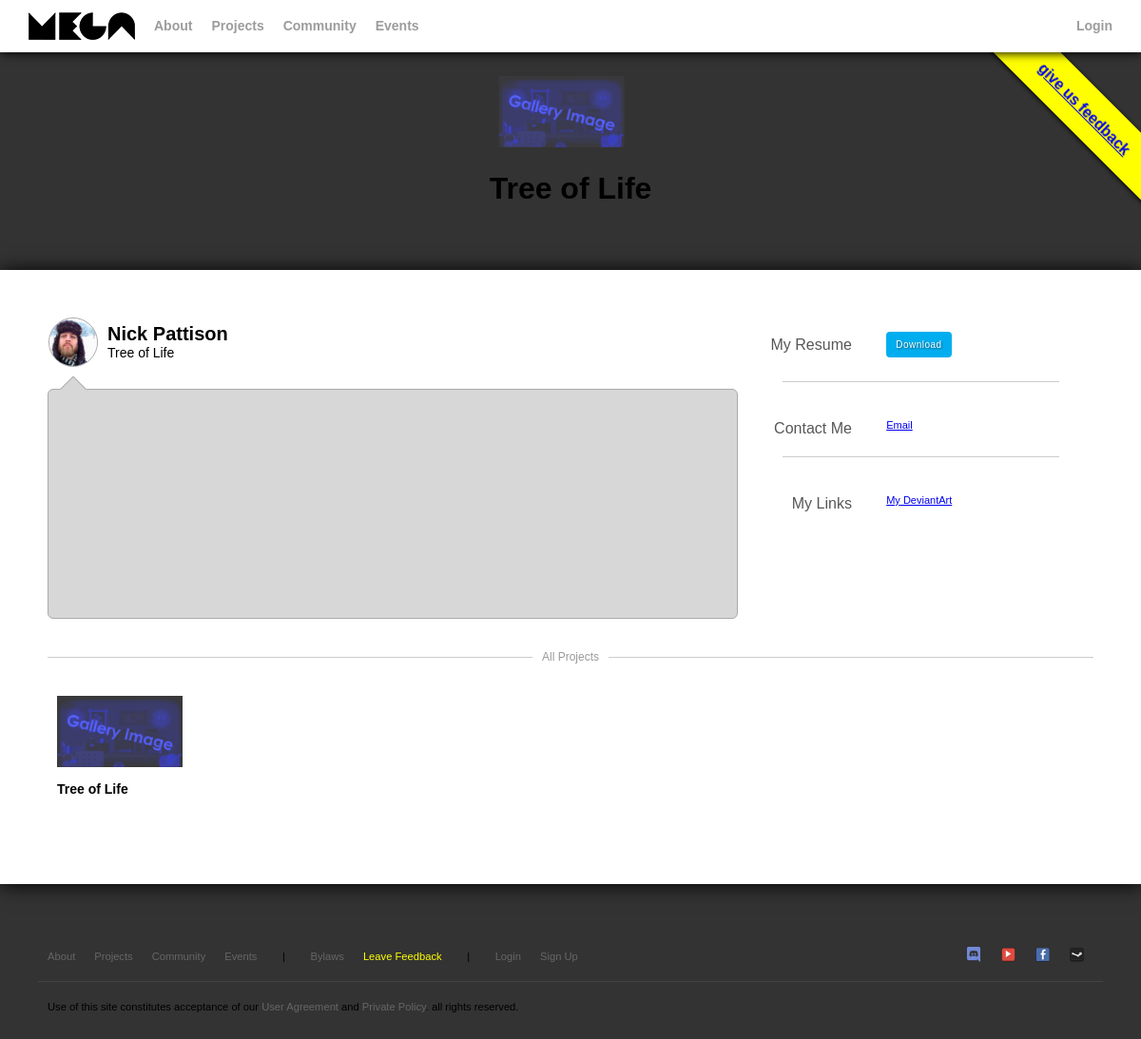
The page /profile.php on the database as committed earlier.
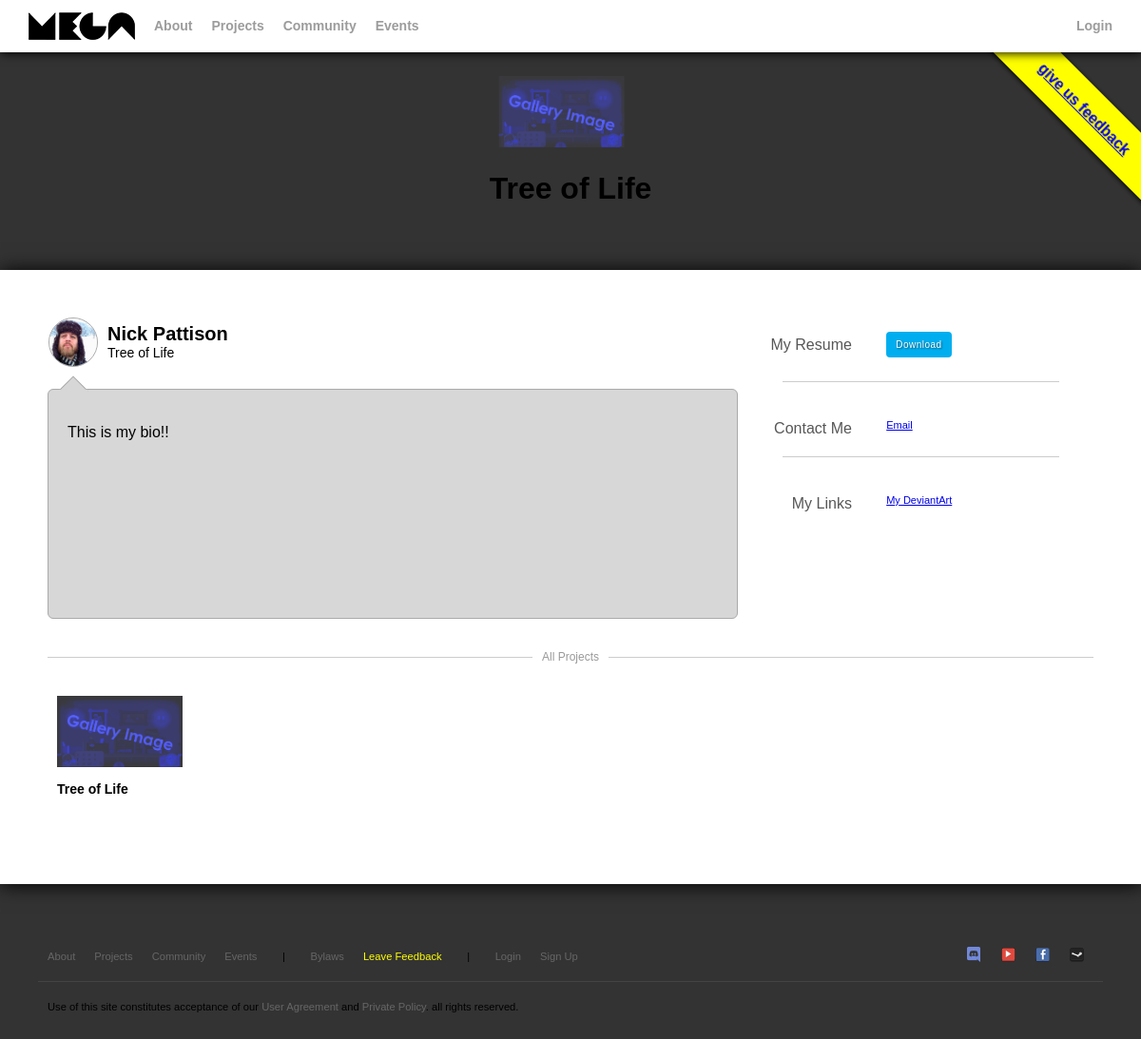
The same page on the database as committed later.
### tables this page shows
CREATE TABLE `users` (
  `id` int(11) NOT NULL,
  `alias` varchar(32) NOT NULL,
  `title` varchar(64) NOT NULL,
  `first` varchar(32) NOT NULL,
  `last` varchar(32) NOT NULL,
  `email` varchar(32) NOT NULL,
  `hash` varchar(64) NOT NULL,
  `date_signup` datetime NOT NULL DEFAULT CURRENT_TIMESTAMP,
  `is_approved` tinyint(1) NOT NULL DEFAULT '0' COMMENT 'Whether or not the user has been approved.',
  `is_admin` tinyint(1) NOT NULL DEFAULT '0' COMMENT 'Whether or not the user has admin rights.',
  `is_mod` tinyint(1) NOT NULL DEFAULT '0' COMMENT 'Whether or not the user has moderation rights.',
  `bio` text NOT NULL COMMENT 'Stores the user''s bio to be displayed on their profile page.',
  `resume` varchar(256) NOT NULL COMMENT 'Stores the URL to the user''s resume.',
  `avatar` varchar(256) NOT NULL COMMENT 'Stores the URL to the profile picture.'
);

### api/class.CoolDB.php (called while the page is built, shortened)
<?
class CoolDB {
    static $pdo;
    function connect(){
        if(empty(CoolDB::$pdo)) CoolDB::$pdo = new PDO(DB::HOST, DB::USER, DB::PASS);
        return CoolDB::$pdo ? true : false;
    }
    function query(string $query, array $params){
        $stmt = CoolDB::$pdo->prepare($query);
        $stmt->execute($params);
        $res = (array) $stmt->fetchAll(PDO::FETCH_ASSOC);
        return $res;
    }
}
?>

### api/class.User.php (called while the page is built, shortened)
<?
include_once "class.CoolDB.php";
class User {
    static function avatar($user):string{
        $default = "imgs/placeholder-avatar1.jpg";
        $email = "";
        if(is_array($user) && array_key_exists('email', $user)) $email = $user['email'];
        $url = "media/avatars/$email.png";
        return file_exists($url) ? $url : $default;
    }
}
?>

### profile.php (the view, shortened to what this page needs)
<?
include_once "includes/templates.php";
include_once "api/class.CoolDB.php";
$user_id = 1;
$sql = "SELECT * FROM `users` WHERE id=?";
$db = new CoolDB();
$user = $db->query($sql, array($user_id))[0];
$sql = "SELECT * FROM `profile_contacts` WHERE user_id=?";
$contacts = $db->query($sql, array($user_id));
$sql = "SELECT * FROM `profile_links` WHERE user_id=?";
$links = $db->query($sql, array($user_id));
$sql = "SELECT * FROM `projects` WHERE user_id=?";
$projects = $db->query($sql, array($user_id));
$avatar = User::avatar($user);
$first_name = $user["first"];
$last_name = $user["last"];
$title = $user["title"];
$bio = $user["bio"];
$resume = $user["resume"];
?>
        <div class="tray">
            <div class="carasol">
                <?
                    foreach($projects as $project){
                        $image = "imgs/placeholder-gallery-image.png";
                        $title = $project['title'];
                        echo "<div class='thumbnail'>";
                        echo "<img src=\"{$image}\">";
                        if(!empty($title)) echo "<h1>{$title}</h1>";
                        echo "</div>";
                    }
                ?>
            </div>
        </div>
        <div class="content">
            <article>
                <div class="creator">
                    <div class="avatar"><img src="<?=$avatar ?>"></div>
                    <h2><?=($first_name . " " . $last_name) ?></h2>
                    <h3><?=$title ?></h3>
                </div>
                <div class="bubble top">
                    <p><? echo $bio; ?></p>
                    <div class="arrow top-left">
                        <div class="blocker"></div>
                    </div>
                </div>
            </article>
            <aside>
                <div class="split">
                    <div>My Resume</div>
                    <div>
                        <a href="<?=$resume ?>" class="button">Download</a>
                    </div>
                </div>
                <div class="hr"></div>
                <div class="split">
                    <div>Contact Me</div>
                    <div>
                        <ul>
                            <? foreach($contacts as $contact){ ?>
                                <li><a href="<?=$contact["url"]?>" class="work"><?=$contact["text"]?></a></li>
                            <? } ?>
                        </ul>
                    </div>
                </div>
                <div class="hr"></div>
                <div class="split">
                    <div>My Links</div>
                    <div>
                        <ul>
                            <? foreach($links as $link){ ?>
                                <li><a href="<?=$link["url"]?>" class="work"><?=$link["text"]?></a></li>
                            <? } ?>
                        </ul>
                    </div>
                </div>
            </aside>
            <section id="allProjectsSection">
                <div class="hr text"><h3><span>All Projects</span></h3></div>
                <div class="more">
                    <?
                    foreach($projects as $project){
                        $image = "imgs/placeholder-gallery-image.png";
                        $title = $project['title'];
                        echo "<div class='thumbnail'>";
                        echo "<img src=\"{$image}\">";
                        if(!empty($title)) echo "<h1>{$title}</h1>";
                        echo "</div>";
                    }
                    ?>
                </div>
            </section>
        </div>

Rows that differ between the two databases and show on the page:
changed users "Nick": bio (not shown) → "This is my bio!!"
